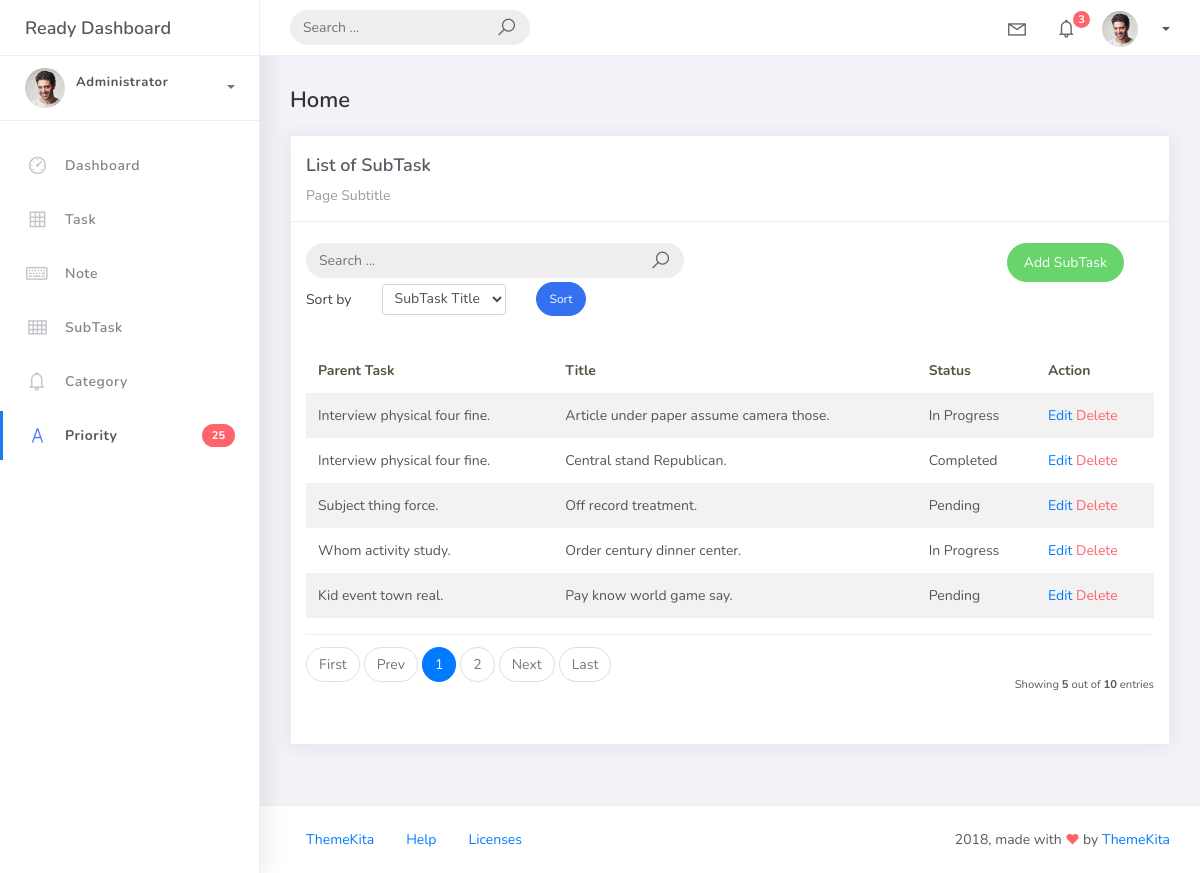
Screenshot of /subtask_list with the database file from the repository.
### webapp/models.py (models this page shows, shortened)
class BaseModel(models.Model):
    created_at = models.DateTimeField(auto_now_add=True, db_index=True)
    updated_at = models.DateTimeField(auto_now=True)
    class Meta:
        abstract = True

class SubTask(BaseModel):
    parent_task = models.ForeignKey(Task, on_delete=models.CASCADE)
    title = models.CharField(max_length=50)
    status = models.CharField(
            max_length=20,
            choices=[
                ("Pending", "Pending"),
                ("In Progress", "In Progress"),
                ("Completed", "Completed"),
            ],
            default="Pending"
        )

class Task(BaseModel):
    title = models.CharField(max_length=150)
    description = models.CharField(max_length=500)
    deadline = models.DateField()
    status = models.CharField(
        max_length=20,
        choices=[
            ("Pending", "Pending"),
            ("In Progress", "In Progress"),
            ("Completed", "Completed"),
        ],
        default="Pending"
    )
    category = models.ForeignKey(Category, on_delete=models.CASCADE)
    priority = models.ForeignKey(Priority, on_delete=models.CASCADE)
    def __str__(self):
        return self.title

### webapp/views.py (the view)
# urls.py: path('subtask_list', SubtaskList.as_view(), name='subtask-list'),
class SubtaskList(ListView):
    model = SubTask
    context_object_name = 'subtask'
    template_name = 'subtask_list.html'
    paginate_by = 5
    ordering = ['title']
    def get_queryset(self):
        qs = super().get_queryset()
        query = self.request.GET.get('q')
        if query:
            qs = qs.filter(
                Q(title__icontains=query) |
                Q(status__icontains=query) |
                Q(parent_task__title__icontains=query)
            )
        return qs
    def get_ordering(self):
        allowed = [
            'title',
            'status',
            'parent_task__title',
        ]
        sort_by = self.request.GET.get('sort_by')
        if sort_by in allowed:
            return [sort_by]
        return self.ordering

### templates/subtask_list.html (shortened to what this page needs)
{% extends 'base.html' %} {% load static %} {% block content %}
 <div class="content">
   <div class="container-fluid">
     <h4 class="page-title">Home</h4>
     <div class="row">
       <div class="col-md-12">
         <div class="card">
           <div class="card-header">
             <div class="card-title">List of SubTask</div>
             <div class="card-category">Page Subtitle</div>
           </div>
           <br />
                <div class="col-md-12 row">
                    <div class="col-md-6">
                        <form class="navbar-left navbar-form nav-search mr-md-3" action="{% url 'subtask-list' %}">
                            <div class="input-group">
                                <input type="text" placeholder="Search ..." class="form-control" name="q" />
                                <div class="input-group-append">
                                <span class="input-group-text">
                                    <i class="la la-search search-icon"></i>
                                </span>
                                </div>
                            </div>
                        </form>
                     </div>
                    <div class="col-md-6">
                        <div class="pull-right">
                            <a href="{% url 'subtask-add' %}" class="btn btn-success btn-rounded">Add SubTask</a>
                        </div>
                    </div>
                </div>
                <div class="col-md-12">
                    <form method="get" class="row g-2 align-items-center">
                        <div class="col-auto">
                            <label for="smallSelect" class="col-form-label">Sort by</label>
                        </div>
                        <div class="col-auto">
                            <select class="form-control form-control-sm"
                                    id="smallSelect"
                                    name="sort_by">
                                <option value="title"
                                    {% if request.GET.sort_by == "title" %}selected{% endif %}>
                                    SubTask Title
                                </option>
                            </select>
                        </div>
                        <div class="col-auto">
                            <button type="submit"
                                    class="btn btn-primary btn-sm btn-rounded">
                                Sort
                            </button>
                        </div>
                    </form>
                </div>
           <div class="card-body">
             <table class="table table-striped mt-3">
               <thead>
                 <tr>
                   <th scope="col">Parent Task</th>
                   <th scope="col">Title</th>
                   <th scope="col">Status</th>
                   <th scope="col">Action</th>
                 </tr>
               </thead>
               <tbody>
                 {% for object in object_list %}
                 <tr>
                   <td>{{ object.parent_task }}</td>
                   <td>{{ object.title }}</td>
                   <td>{{ object.status }}</td>
                   <td>
                        <a href="subtask_list/{{ object.id }}">Edit</a>
                        <a href="subtask_list/{{ object.id }}/delete" class="text-danger">Delete</a>
                   </td>
                   </tr>
                        {% empty %}
                   <tr>
                    <td colspan="4" style="text-align: center">
                    <p class="text-sm font-weight-bold mb-0">No Records Found</p>
                    </td>
                 </tr>
                 {% endfor %}
               </tbody>
             </table>
             {% include 'includes/pagination.html' %}
           </div>
         </div>
       </div>
     </div>
   </div>
 </div>
 {% endblock %}

### rows the page displays
SubTask: parent_task "Interview physical four fine.", title "Article under paper assume camera those.", status "In Progress"
SubTask: parent_task "Interview physical four fine.", title "Central stand Republican.", status "Completed"
SubTask: parent_task "Subject thing force.", title "Off record treatment.", status "Pending"
SubTask: parent_task "Whom activity study.", title "Order century dinner center.", status "In Progress"
SubTask: parent_task "Kid event town real.", title "Pay know world game say.", status "Pending"

### other values shown
{{ page_num }} "1"
{{ page_num }} "2"
{{ object_list.count }} "5"
{{ paginator.count }} "10"
